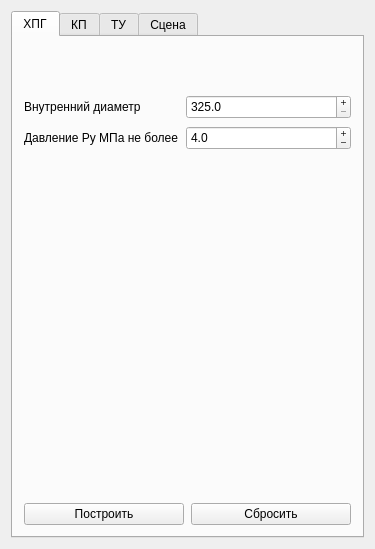
<?xml version="1.0" encoding="UTF-8"?>
<ui version="4.0">
 <class>ParamsWidget</class>
 <widget class="QWidget" name="ParamsWidget">
  <property name="geometry">
   <rect>
    <x>0</x>
    <y>0</y>
    <width>375</width>
    <height>549</height>
   </rect>
  </property>
  <property name="windowTitle">
   <string>Параметры</string>
  </property>
  <layout class="QVBoxLayout" name="verticalLayout">
   <item>
    <widget class="QTabWidget" name="tabWidget">
     <property name="currentIndex">
      <number>0</number>
     </property>
     <widget class="QWidget" name="tab_model_hpg">
      <attribute name="title">
       <string>ХПГ</string>
      </attribute>
      <layout class="QVBoxLayout" name="verticalLayout_2">
       <item>
        <layout class="QFormLayout" name="formLayout">
         <property name="sizeConstraint">
          <enum>QLayout::SetDefaultConstraint</enum>
         </property>
         <property name="fieldGrowthPolicy">
          <enum>QFormLayout::AllNonFixedFieldsGrow</enum>
         </property>
         <property name="rowWrapPolicy">
          <enum>QFormLayout::DontWrapRows</enum>
         </property>
         <property name="formAlignment">
          <set>Qt::AlignLeading|Qt::AlignLeft|Qt::AlignVCenter</set>
         </property>
         <property name="horizontalSpacing">
          <number>7</number>
         </property>
         <property name="verticalSpacing">
          <number>7</number>
         </property>
         <item row="0" column="0">
          <widget class="QLabel" name="label">
           <property name="sizePolicy">
            <sizepolicy hsizetype="Preferred" vsizetype="Preferred">
             <horstretch>0</horstretch>
             <verstretch>0</verstretch>
            </sizepolicy>
           </property>
           <property name="text">
            <string>Внутренний диаметр</string>
           </property>
          </widget>
         </item>
         <item row="0" column="1">
          <widget class="QDoubleSpinBox" name="dSB_diam">
           <property name="minimumSize">
            <size>
             <width>0</width>
             <height>24</height>
            </size>
           </property>
           <property name="buttonSymbols">
            <enum>QAbstractSpinBox::PlusMinus</enum>
           </property>
           <property name="specialValueText">
            <string/>
           </property>
           <property name="decimals">
            <number>1</number>
           </property>
           <property name="minimum">
            <double>325.000000000000000</double>
           </property>
           <property name="maximum">
            <double>1200.000000000000000</double>
           </property>
           <property name="singleStep">
            <double>10.000000000000000</double>
           </property>
           <property name="value">
            <double>325.000000000000000</double>
           </property>
          </widget>
         </item>
         <item row="1" column="0">
          <widget class="QLabel" name="label_2">
           <property name="text">
            <string>Давление Py МПа не более</string>
           </property>
          </widget>
         </item>
         <item row="1" column="1">
          <widget class="QDoubleSpinBox" name="dSB_pressure">
           <property name="minimumSize">
            <size>
             <width>0</width>
             <height>24</height>
            </size>
           </property>
           <property name="buttonSymbols">
            <enum>QAbstractSpinBox::PlusMinus</enum>
           </property>
           <property name="decimals">
            <number>1</number>
           </property>
           <property name="minimum">
            <double>1.600000000000000</double>
           </property>
           <property name="maximum">
            <double>6.300000000000000</double>
           </property>
           <property name="value">
            <double>4.000000000000000</double>
           </property>
          </widget>
         </item>
        </layout>
       </item>
       <item>
        <spacer name="verticalSpacer">
         <property name="orientation">
          <enum>Qt::Vertical</enum>
         </property>
         <property name="sizeType">
          <enum>QSizePolicy::Fixed</enum>
         </property>
         <property name="sizeHint" stdset="0">
          <size>
           <width>20</width>
           <height>300</height>
          </size>
         </property>
        </spacer>
       </item>
       <item>
        <layout class="QHBoxLayout" name="horizontalLayout">
         <property name="spacing">
          <number>7</number>
         </property>
         <property name="sizeConstraint">
          <enum>QLayout::SetDefaultConstraint</enum>
         </property>
         <property name="topMargin">
          <number>0</number>
         </property>
         <item>
          <widget class="QPushButton" name="pushButton_build">
           <property name="text">
            <string>Построить</string>
           </property>
          </widget>
         </item>
         <item>
          <widget class="QPushButton" name="pushButton_reset">
           <property name="text">
            <string>Сбросить</string>
           </property>
          </widget>
         </item>
        </layout>
       </item>
      </layout>
     </widget>
     <widget class="QWidget" name="tab_model_kp">
      <attribute name="title">
       <string>КП</string>
      </attribute>
     </widget>
     <widget class="QWidget" name="tab_model_tu">
      <attribute name="title">
       <string>ТУ</string>
      </attribute>
     </widget>
     <widget class="QWidget" name="tab_scene">
      <attribute name="title">
       <string>Сцена</string>
      </attribute>
      <layout class="QVBoxLayout" name="verticalLayout_3">
       <item>
        <layout class="QFormLayout" name="formLayout_2">
         <item row="0" column="0">
          <widget class="QLabel" name="label_4">
           <property name="text">
            <string>Тип света</string>
           </property>
          </widget>
         </item>
         <item row="0" column="1">
          <widget class="QComboBox" name="comboBox_lighttype">
           <property name="currentIndex">
            <number>-1</number>
           </property>
           <property name="maxCount">
            <number>3</number>
           </property>
          </widget>
         </item>
         <item row="1" column="0">
          <widget class="QLabel" name="label_5">
           <property name="text">
            <string>Грани</string>
           </property>
          </widget>
         </item>
         <item row="1" column="1">
          <widget class="QComboBox" name="comboBox_edges">
           <property name="currentIndex">
            <number>-1</number>
           </property>
           <property name="maxCount">
            <number>2</number>
           </property>
          </widget>
         </item>
         <item row="2" column="0">
          <widget class="QLabel" name="label_6">
           <property name="text">
            <string>Двусторонний</string>
           </property>
          </widget>
         </item>
         <item row="2" column="1">
          <widget class="QComboBox" name="comboBox_doublesided">
           <property name="currentIndex">
            <number>-1</number>
           </property>
           <property name="maxCount">
            <number>2</number>
           </property>
          </widget>
         </item>
         <item row="3" column="1">
          <widget class="Line" name="line_3">
           <property name="orientation">
            <enum>Qt::Horizontal</enum>
           </property>
          </widget>
         </item>
         <item row="4" column="1">
          <widget class="QComboBox" name="comboBox_section">
           <property name="currentIndex">
            <number>-1</number>
           </property>
           <property name="maxCount">
            <number>2</number>
           </property>
          </widget>
         </item>
         <item row="4" column="0">
          <widget class="QLabel" name="label_8">
           <property name="text">
            <string>Сечение</string>
           </property>
          </widget>
         </item>
         <item row="5" column="1">
          <widget class="Line" name="line_4">
           <property name="orientation">
            <enum>Qt::Horizontal</enum>
           </property>
          </widget>
         </item>
         <item row="6" column="0">
          <widget class="QLabel" name="label_3">
           <property name="text">
            <string>Корпус</string>
           </property>
          </widget>
         </item>
         <item row="6" column="1">
          <widget class="QSlider" name="horizontalSlider_frameTransp">
           <property name="maximum">
            <number>100</number>
           </property>
           <property name="value">
            <number>100</number>
           </property>
           <property name="orientation">
            <enum>Qt::Horizontal</enum>
           </property>
          </widget>
         </item>
        </layout>
       </item>
       <item>
        <spacer name="verticalSpacer_3">
         <property name="orientation">
          <enum>Qt::Vertical</enum>
         </property>
         <property name="sizeHint" stdset="0">
          <size>
           <width>20</width>
           <height>40</height>
          </size>
         </property>
        </spacer>
       </item>
       <item>
        <layout class="QHBoxLayout" name="horizontalLayout_2">
         <property name="sizeConstraint">
          <enum>QLayout::SetDefaultConstraint</enum>
         </property>
         <item>
          <widget class="QPushButton" name="pushButton_sceneset">
           <property name="text">
            <string>Обновить</string>
           </property>
          </widget>
         </item>
        </layout>
       </item>
      </layout>
     </widget>
    </widget>
   </item>
  </layout>
 </widget>
 <layoutdefault spacing="6" margin="11"/>
 <resources/>
 <connections/>
</ui>
